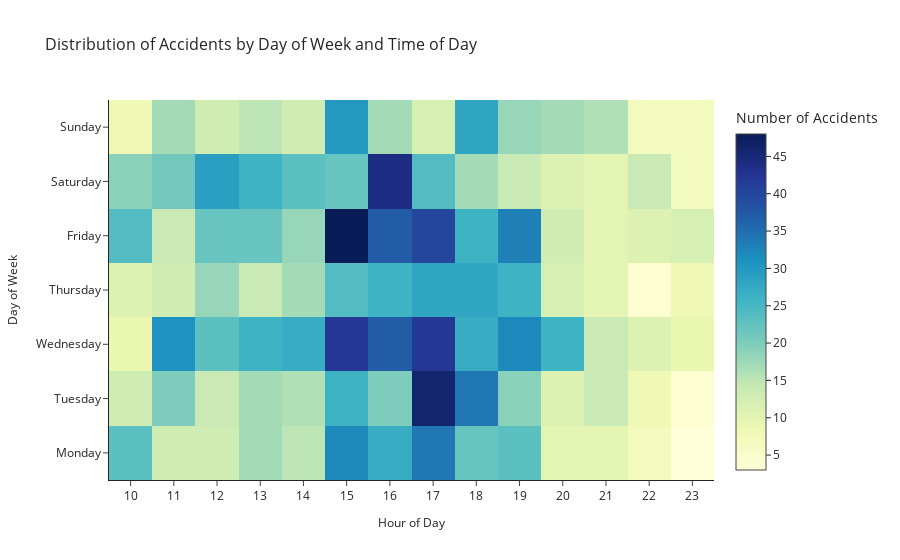

Notebook cell for this chart:
### Markdown cell above
#What is the distribution of accidents by day of the week and time of day?

### Code cell
import pandas as pd
import plotly.graph_objects as go

# Ensure 'Accident Date' is in datetime format
df['Accident Date'] = pd.to_datetime(df['Accident Date'], errors='coerce')

# Drop rows with invalid dates
df = df.dropna(subset=['Accident Date'])

# Create 'Day of Week'
df['Day of Week'] = df['Accident Date'].dt.day_name()

# Create 'Hour' if not already done
df['Time (24hr)'] = df['Time (24hr)'].astype(str)
df['Time (24hr)'] = df['Time (24hr)'].apply(lambda x: f"{x[:-2]}:{x[-2:]}" if len(x) == 4 else x)
df['Hour'] = pd.to_datetime(df['Time (24hr)'], format='%H:%M', errors='coerce').dt.hour

# Drop rows with invalid 'Hour'
df = df.dropna(subset=['Hour'])

# Group the data by day of the week and hour
accidents_by_time = df.groupby(['Day of Week', 'Hour']).size().unstack(fill_value=0)

# Reorder the days of the week for better visualization
days_order = ['Monday', 'Tuesday', 'Wednesday', 'Thursday', 'Friday', 'Saturday', 'Sunday']
accidents_by_time = accidents_by_time.reindex(days_order)

# Create the heatmap using Plotly
fig = go.Figure(
    data=go.Heatmap(
        z=accidents_by_time.values,
        x=accidents_by_time.columns,
        y=accidents_by_time.index,
        colorscale="YlGnBu",
        colorbar=dict(title="Number of Accidents")
    )
)

# Customize layout
fig.update_layout(
    title="Distribution of Accidents by Day of Week and Time of Day",
    xaxis_title="Hour of Day",
    yaxis_title="Day of Week",
    title_font_size=16,
    xaxis=dict(title_font_size=12, tickmode="linear", tick0=0, dtick=1),
    yaxis=dict(title_font_size=12, categoryorder='array', categoryarray=days_order),
    template="simple_white"
)

# Show the plot
fig.show()

### Figure 1 — Plotly figure (JSON) as saved in the notebook; plotly's stock layout.template omitted (floating-point values rounded to 4 significant figures)
{"data": [{"colorbar": {"title": {"text": "Number of Accidents"}}, "colorscale": [[0, "rgb(255,255,217)"], [0.125, "rgb(237,248,177)"], [0.25, "rgb(199,233,180)"], [0.375, "rgb(127,205,187)"], [0.5, "rgb(65,182,196)"], [0.625, "rgb(29,145,192)"], [0.75, "rgb(34,94,168)"], [0.875, "rgb(37,52,148)"], [1, "rgb(8,29,88)"]], "type": "heatmap", "x": [10, 11, 12, 13, 14, 15, 16, 17, 18, 19, 20, 21, 22, 23], "y": ["Monday", "Tuesday", "Wednesday", "Thursday", "Friday", "Saturday", "Sunday"], "z": [[23, 13, 13, 17, 15, 32, 27, 34, 22, 23, 10, 10, 7, 3], [13, 20, 14, 17, 16, 26, 20, 46, 34, 19, 11, 14, 8, 4], [9, 31, 23, 26, 27, 42, 37, 42, 27, 32, 26, 14, 11, 9], [11, 13, 18, 14, 17, 24, 26, 28, 28, 26, 12, 10, 4, 8], [24, 14, 22, 22, 18, 48, 37, 40, 26, 33, 13, 10, 11, 12], [19, 21, 29, 26, 23, 22, 44, 24, 17, 14, 11, 10, 14, 7], [8, 17, 13, 15, 13, 30, 17, 12, 28, 18, 17, 16, 7, 7]]}], "layout": {"autosize": true, "title": {"font": {"size": 16}, "text": "Distribution of Accidents by Day of Week and Time of Day"}, "xaxis": {"autorange": true, "dtick": 1, "range": [9.5, 23.5], "tick0": 0, "tickmode": "linear", "title": {"font": {"size": 12}, "text": "Hour of Day"}, "type": "linear"}, "yaxis": {"autorange": true, "categoryarray": ["Monday", "Tuesday", "Wednesday", "Thursday", "Friday", "Saturday", "Sunday"], "categoryorder": "array", "range": [-0.5, 6.5], "title": {"font": {"size": 12}, "text": "Day of Week"}, "type": "category"}}}
